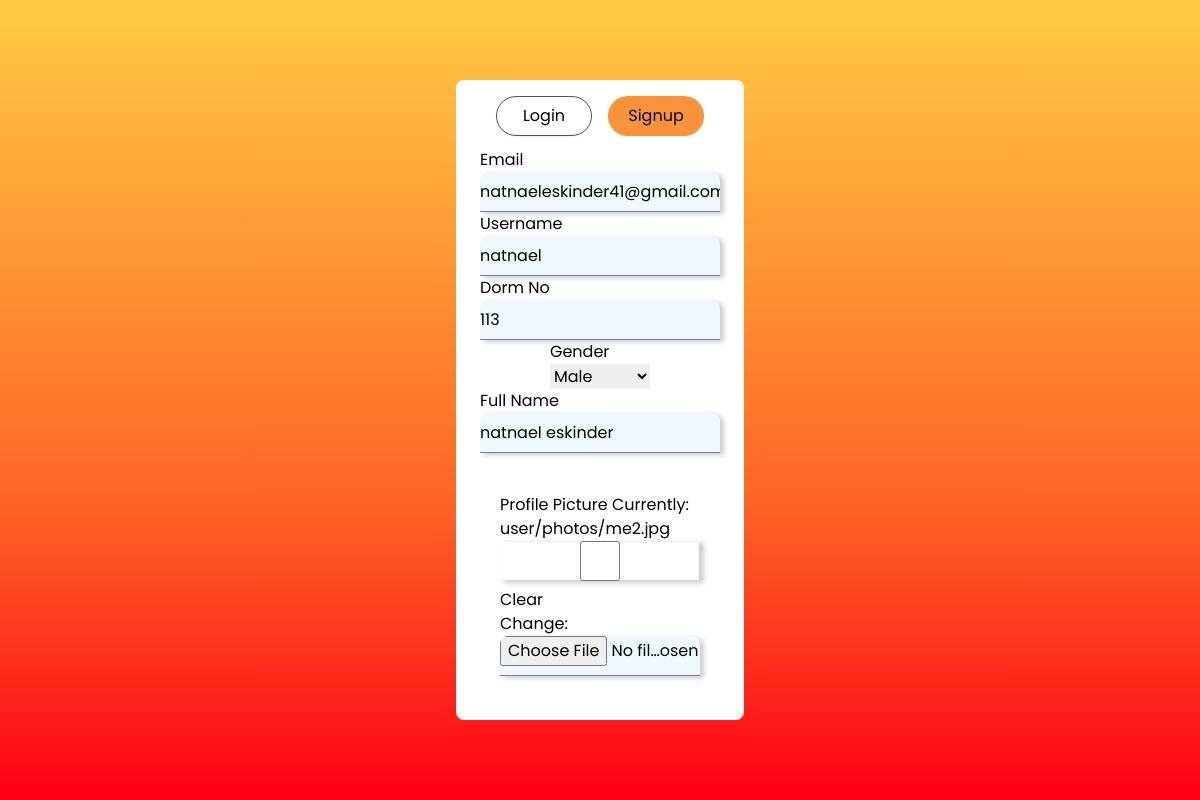
/edit_profile/ (signed in), run on the app's committed database.
### user/models.py (models this page shows, shortened)
class User(AbstractBaseUser, PermissionsMixin):
    email = models.EmailField()
    username = models.CharField(max_length=100, unique=True)
    dorm_number = models.CharField(max_length=50, blank=True, null=True)
    gender = models.CharField(max_length=10, choices=[('male', 'Male'), ('female', 'Female')], blank=False, null=True)
    full_name = models.CharField(max_length=200, blank=True, null=True)
    profile_picture = models.ImageField(upload_to='user/photos/', null=True, blank=True)
    phone_number = models.CharField(max_length=20, blank=False, null=True)
    CUSTOMER = 'customer'
    RESTAURANT_OWNER = 'restaurant_owner'
    DELIVERY_PERSON = 'delivery_person'
    ADMIN = 'admin'
    USER_ROLES = [
        (CUSTOMER, 'Customer'),
        (RESTAURANT_OWNER, 'Restaurant Owner'),
        (DELIVERY_PERSON, 'Delivery Person'),
        (ADMIN, 'Admin'),
    ]
    role = models.CharField(max_length=20, choices=USER_ROLES, default=CUSTOMER)
    is_active = models.BooleanField(default=True)
    is_staff = models.BooleanField(default=False)
    objects = CustomUserManager()
    USERNAME_FIELD = 'username'
    REQUIRED_FIELDS = ['email', 'dorm_number', 'gender', 'full_name', 'profile_picture', 'phone_number']

### user/views.py (the view, shortened to what this page needs)
# urls.py: path('edit_profile/', views.EditUserProfileView.as_view(), name='edit_profile'),
@method_decorator(login_required, name='dispatch')
class EditUserProfileView(View):
    template_name = 'user/edit_user_profile.html'
    def get(self, request, *args, **kwargs):
        profile = request.user
        form = UserProfileForm(instance=profile)
        return render(request, self.template_name, {'form': form})

### user/forms.py (shortened to what this page needs)
class UserProfileForm(forms.ModelForm):
    password1 = forms.CharField(label='New password', widget=forms.PasswordInput, required=False)
    password2 = forms.CharField(label='Confirm new password', widget=forms.PasswordInput, required=False)
    class Meta:
        model = User
        fields = ['email', 'username', 'dorm_number', 'gender', 'full_name', 'profile_picture', 'phone_number']

### order/context_processors.py (called while the page is built)
def cart_length(request):
    if request.user.is_authenticated:
        cart_items = CartItem.objects.filter(user=request.user)
        cart_length = cart_items.count()  # Calculate the number of items in the cart
    else:
        cart_length = 0
    return {'cart_length': cart_length}

### user/templates/user/edit_user_profile.html (shortened to what this page needs)
{% extends 'user/base.html' %}
{% block content %}
  <form method="post" action="{% url 'edit_profile' %}" enctype="multipart/form-data">
    <section id="pre" class="bg-white z-50 absolute top-0 preload w-screen text-white h-screen flex flex-col justify-center items-center">
      <div class="w-72 px-6 h-4/5 py-4 p overflow-scroll flex flex-col justify-start items-center rounded-lg bg-white absolute">
        <div class="flex justify-evenly items-center w-full h-20 mb-3">
          <a href="{% url 'login' %}"><div class="w-24 h-10 rounded-full flex justify-center items-center text-black border-stone-600 border shadow-sm bg-white"> Login</div></a>
          <div class="w-24 h-10 rounded-full flex justify-center items-center text-black shadow-sm bg-orange-400">Signup</div>
        </div>
        <div>
          <label for="email" class="text-black">Email</label>
          {{ form.email }}
        </div>
        <div class="text-black">
          <label for="username" class="text-black">Username</label>
          {{ form.username }}
        </div>
        <div>
          <label for="dorm_number" class="text-black">Dorm No</label>
          {{ form.dorm_number }}
        </div>
        <div>
          <label for="gender" class="text-black">Gender</label><br>
          {{ form.gender }}
        </div>
        <div>
          <label for="full_name" class="text-black">Full Name</label>
          {{ form.full_name }}
        </div>
        <div class="my-5 p-5">
          <label for="profile_picture" class="text-black">Profile Picture</label>
          {{ form.profile_picture }}
        </div>
        <div>
          <label for="phone_number" class="text-black">Tel Number</label>
        </div>
      </div>
    </section>
  </form>
{% endblock %}

### static/user/style.css (style rules this page uses)
* { font-family: "Poppins", sans-serif; }
.preload { background-color: #ffcb43; background-image: linear-gradient( 0deg, #ff0016 0%, #ff6425 37%, #ffcb43 100%); }

### user/templates/user/edit_user_profile.html (style rules this page uses)
* { color: black; }
input { background-color: #f0f8ff; width: 100%; height: 2.5rem; border-color: #718096; border-bottom-width: 1px; border-bottom-style: solid; border-top-left-radius: 0.5rem; border-top-right-radius: 0.5rem; box-shadow: 4px 2px 5px rgb(0, 0, 0,0.2); }

### data on the page
User: email "natnaeleskinder41@gmail.com", username "natnael", dorm_number "113", gender "Male", full_name "natnael eskinder"
